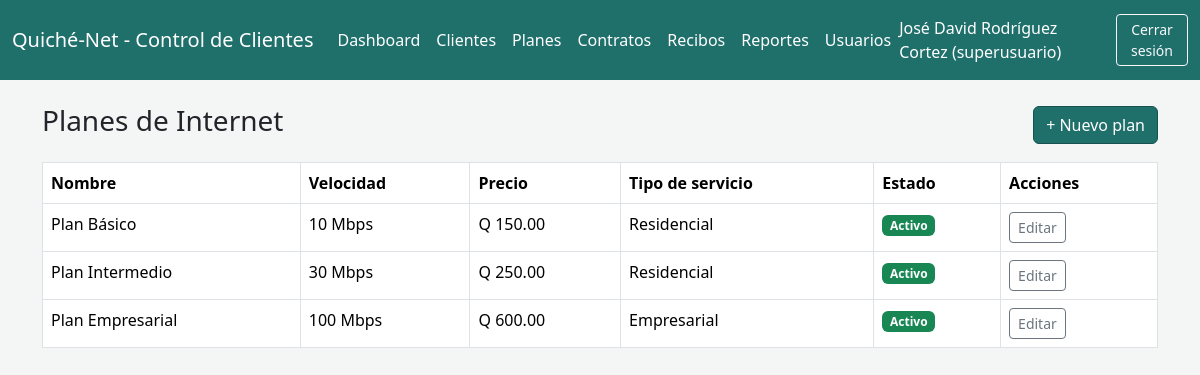
Screenshot of /planes_listar.php (signed in) with the database file from the repository.
### tables this page shows
CREATE TABLE `planes` (
  `id` int(11) NOT NULL,
  `nombre` varchar(100) NOT NULL,
  `velocidad` varchar(50) NOT NULL,
  `precio` decimal(8,2) NOT NULL,
  `tipo_servicio` varchar(50) NOT NULL,
  `estado` enum('activo','inactivo') NOT NULL DEFAULT 'activo'
);

### config.php (called while the page is built, shortened)
<?php
function e($valor): string
{
    return htmlspecialchars((string) $valor, ENT_QUOTES, 'UTF-8');
}

### planes_listar.php (the view, shortened to what this page needs)
<?php
require __DIR__ . '/config.php';
$planes = $pdo->query("SELECT * FROM planes ORDER BY precio")->fetchAll();
require __DIR__ . '/includes/header.php';
?>
<div class="d-flex justify-content-between align-items-center mb-3">
    <h3>Planes de Internet</h3>
    <a href="planes_form.php" class="btn btn-isp">+ Nuevo plan</a>
</div>
<table class="table table-bordered bg-white">
    <thead>
        <tr>
            <th>Nombre</th>
            <th>Velocidad</th>
            <th>Precio</th>
            <th>Tipo de servicio</th>
            <th>Estado</th>
            <th>Acciones</th>
        </tr>
    </thead>
    <tbody>
        <?php foreach ($planes as $p): ?>
        <tr>
            <td><?= e($p['nombre']) ?></td>
            <td><?= e($p['velocidad']) ?></td>
            <td>Q <?= number_format($p['precio'], 2) ?></td>
            <td><?= e($p['tipo_servicio']) ?></td>
            <td>
                <span class="badge bg-<?= $p['estado'] === 'activo' ? 'success' : 'secondary' ?>">
                    <?= e(ucfirst($p['estado'])) ?>
                </span>
            </td>
            <td>
                <a href="planes_form.php?id=<?= (int) $p['id'] ?>" class="btn btn-sm btn-outline-secondary">Editar</a>
            </td>
        </tr>
        <?php endforeach; ?>
    </tbody>
</table>
<?php require __DIR__ . '/includes/footer.php'; ?>

### assets/css/style.css (style rules this page uses)
:root { --color-primario: #1f6f6b; --color-primario-oscuro: #16514e; --color-claro: #e7f3f2; }
body { background-color: #f4f6f6; }
.btn-isp { background-color: var(--color-primario); border-color: var(--color-primario-oscuro); color: #fff; }
.table thead { background-color: var(--color-primario); color: #fff; }

### rows the page displays
planes: nombre "Plan Básico", velocidad "10 Mbps", precio "150.00", tipo_servicio "Residencial", estado "Activo"
planes: nombre "Plan Intermedio", velocidad "30 Mbps", precio "250.00", tipo_servicio "Residencial", estado "Activo"
planes: nombre "Plan Empresarial", velocidad "100 Mbps", precio "600.00", tipo_servicio "Empresarial", estado "Activo"

### other values shown
$_SESSION['usuario_nombre'] "José David Rodríguez Cortez"
$_SESSION['usuario_rol'] "superusuario"
